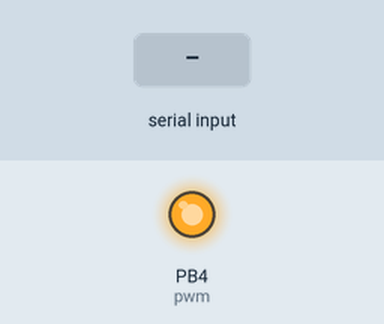
The sketch below on a simulated ATtiny85, built with avr-gcc and run on an emulated ATtiny85. On the bench: output pins drawn as LEDs (lit = HIGH). The test bench sets the inputs (shaded band).

Above: at 1.2 s.
1.3 s: "-" received over the second serial link
At 2.5 s:
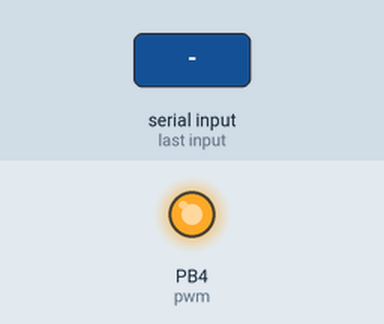
2.8 s: "+" received over the second serial link
At 3.7 s:
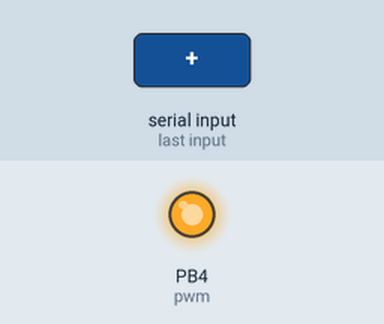
4.3 s: "+" received over the second serial link
At 4.8 s:
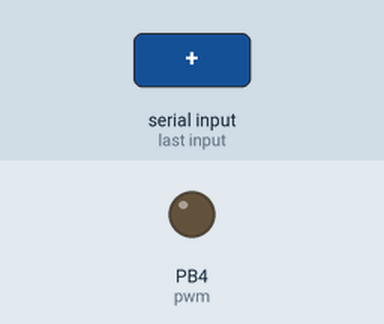
Timing chart, 0 to 7.3 s (numbered marks = the images above; inputs shaded):
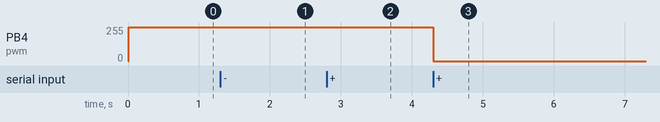

The sketch:

04_eeprom.ino
```cpp
#include <SoftwareSerial.h>
#include <EEPROM.h>


const byte rx = 0;
const byte tx = 1;

const byte pwm = 4;


char serialData;
char pwmSpeed = 128;
unsigned int Ctemp = 0;


SoftwareSerial swSerial(rx, tx);

void setup() {

  pinMode(rx,INPUT);
  pinMode(tx,OUTPUT);


  swSerial.begin(9600);
  swSerial.println("BEGIN");


  ADMUX = B10001111;

  ADCSRA = (1<<ADPS2) | (1<<ADPS1) | (1<<ADEN);
  // Perform Dummy Conversion to complete ADC init
  ADCSRA |= (1<<ADSC);
  while ((ADCSRA & (1<<ADSC)) != 0);

  EEPROM.get(0,pwmSpeed);
  analogWrite(pwm, pwmSpeed);

}

void loop() {

  if(swSerial.available() > 0){
    serialData = swSerial.read();
    switch (serialData) {
      case '-':
           --pwmSpeed;
           analogWrite(pwm, pwmSpeed);
           swSerial.print("pwm down: ");
           swSerial.println(int(pwmSpeed));
      break;
      case '+':
           ++pwmSpeed;
           analogWrite(pwm, pwmSpeed);
           swSerial.print("pwm up: ");
           swSerial.println(int(pwmSpeed));
      break;
      case 's':
           char tmp;
           swSerial.print("stored pwn speed is: ");
           EEPROM.get(0,tmp);
           swSerial.println(int(tmp));
           swSerial.print("stored: ");
           EEPROM.put(0, pwmSpeed);
           swSerial.println(int(pwmSpeed));


      break;
      case 't':

        ADCSRA |= (1<<ADSC);
        while ((ADCSRA & (1<<ADSC)) != 0)
        Ctemp = (ADC - 247)/1.22;
        swSerial.print("temp: ");
        swSerial.println(Ctemp);

      break;
      default:
        swSerial.println("mi no entender");
      break;
    }
    swSerial.println(int(serialData));
  }
}
```

Measured:
- after the input at 1.3 s, PB4 (pwm): 255/255 → 254/255 at once
- after the input at 2.8 s, PB4 (pwm): 254/255 → 255/255 at once
- after the input at 4.3 s, PB4 (pwm): 255/255 → 0/255 at once
